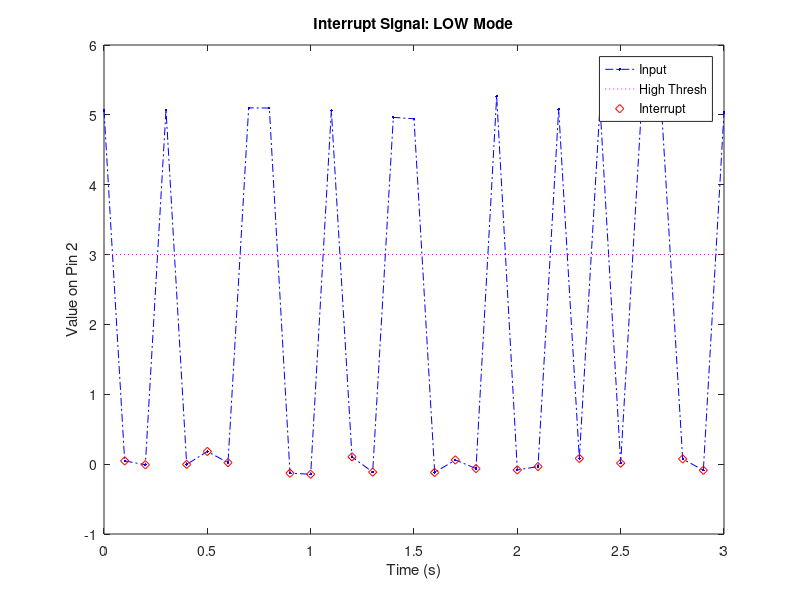
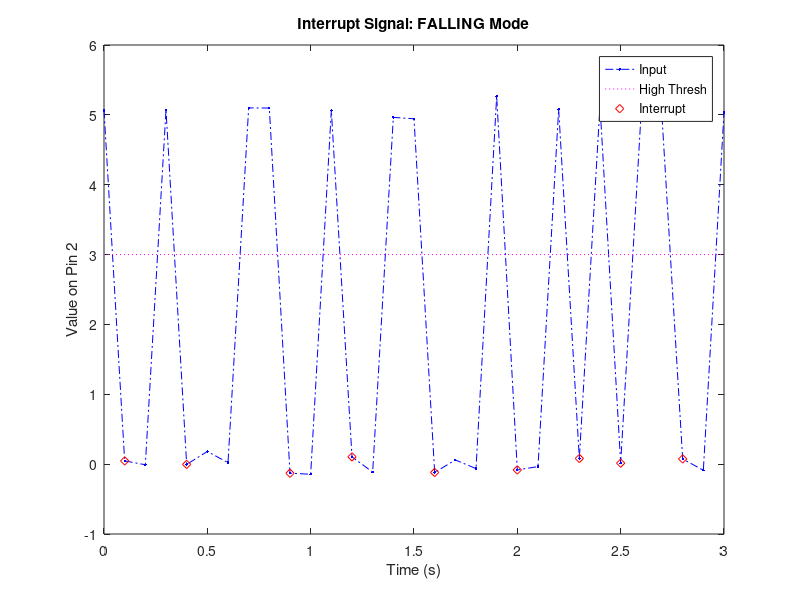
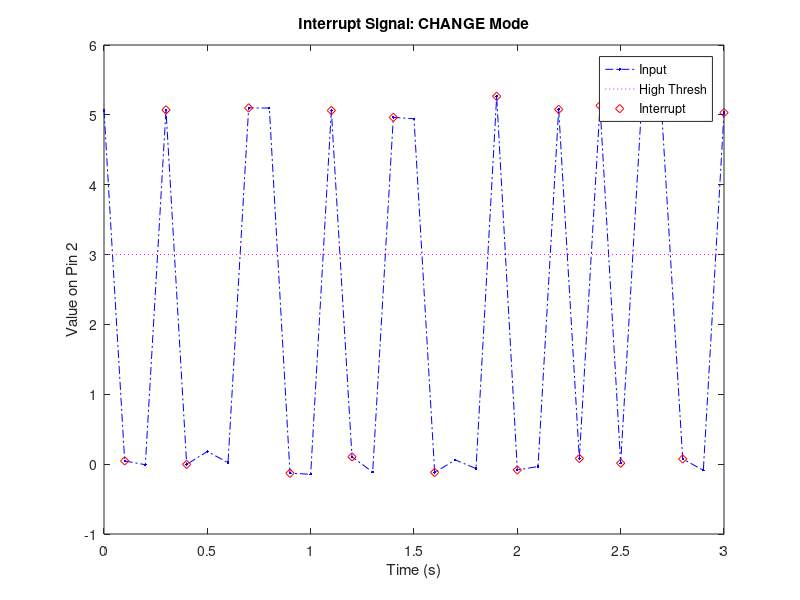

Reproduce these figures in MATLAB, in order.
% ModeExamples.m
% Creates a few plots to demonstrate how different pin modes work for 
% Arduino external interrupts.

close all


t = 0:0.1:3; %our time steps
input = 5*(randi(2,[1,length(t)]) - 1); %randonly generate input signal flipping between 0 and 1
input = input + (0.1*randn([1,length(t)])); %add some random noise

highThreshold = 3.0; %threshold for HIGH values

inputAxes = [t(1) t(end) -1 6];
interruptAxes = [t(1) t(end) -0.2 1.2];

% Plot input signal
%{
plot(t,input,'bd-.',[t(1) t(end)], [highThreshold highThreshold],'r:')
title('Input Signal')
xlabel('Time (s)')
ylabel('Value on Pin 2')
legend('Pin 2','Threshold','LOCATION','EAST')
%}

%% LOW Mode
%  In LOW mode, the interrupt function is called whenever the pin is LOW

lowMode = zeros(1,length(t));
for i = 1:length(t)
  if input(i) <= highThreshold
    lowMode(i) = 1; 
  end
end


figure()
plot(t,input,'b.-.',[t(1) t(end)], [highThreshold highThreshold],'m:')
title('Interrupt Signal: LOW Mode')
xlabel('Time (s)')
ylabel('Value on Pin 2')
axis(inputAxes)
hold on

for i = 1:length(t)
  if lowMode(i) == 1
    plot(t(i),input(i),'rd')
  end
end
legend('Input','High Thresh','Interrupt')

%% FALLING Mode
%  In FALLING mode, the interrupt function is called whenever the pin goes
%  from HIGH to LOW

fallingMode = zeros(1,length(t));
for i = 1:length(t)
  
  %Because this mode requires knowledge of prior value, skip for first time
  %step
  if i == 1
    fallingMode(i) = 0; 
    continue;
  end
  
  if input(i) <= highThreshold && input(i-1) > highThreshold
    fallingMode(i) = 1; 
  end
end

figure()
plot(t,input,'b.-.',[t(1) t(end)], [highThreshold highThreshold],'m:')
title('Interrupt Signal: FALLING Mode')
xlabel('Time (s)')
ylabel('Value on Pin 2')
axis(inputAxes)
hold on

for i = 1:length(t)
  if fallingMode(i) == 1
    plot(t(i),input(i),'rd')
  end
end
legend('Input','High Thresh','Interrupt')

%% CHANGE Mode
%  In CHANGE mode, the interrupt function is called whenever the pin
%  changes between LOW or HIGH

changeMode = zeros(1,length(t));
for i = 1:length(t)
  
  %Because this mode requires knowledge of prior value, skip for first time
  %step
  if i == 1
    changeMode(i) = 0; 
    continue;
  end
  
  if ((input(i) <= highThreshold && input(i-1) > highThreshold) || ...
    (input(i) > highThreshold && input(i-1) <= highThreshold))
    changeMode(i) = 1; 
  end
end

figure()
plot(t,input,'b.-.',[t(1) t(end)], [highThreshold highThreshold],'m:')
title('Interrupt Signal: CHANGE Mode')
xlabel('Time (s)')
ylabel('Value on Pin 2')
axis(inputAxes)
hold on

for i = 1:length(t)
  if changeMode(i) == 1
    plot(t(i),input(i),'rd')
  end
end
legend('Input','High Thresh','Interrupt')